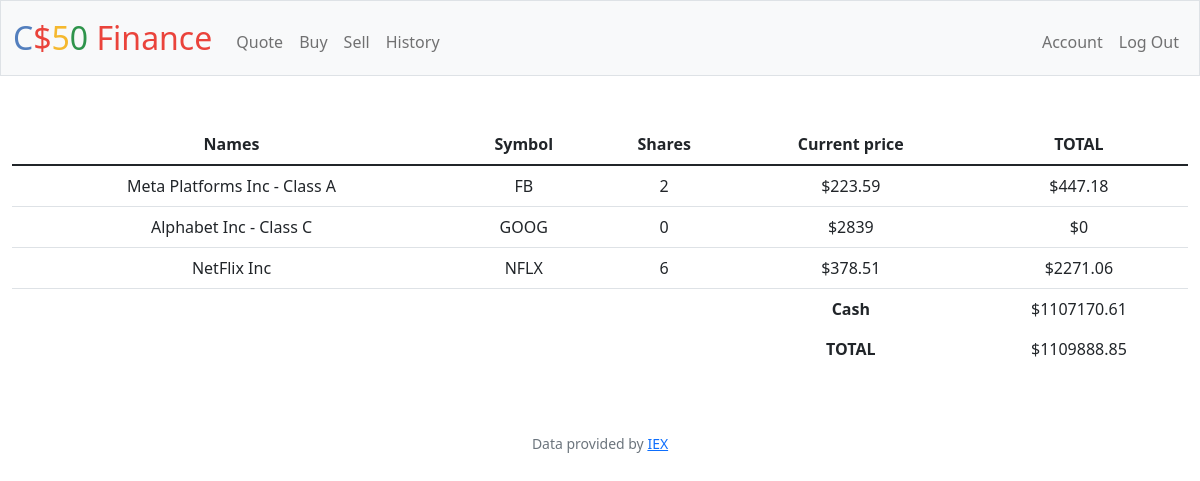
The page / (signed in) on the database its author committed.
### tables this page shows
CREATE TABLE wallets (
    ownID INTEGER PRIMARY KEY AUTOINCREMENT NOT NULL,
    symbol TEXT NOT NULL,
    shares INTEGER NOT NULL,
    value INTEGER NOT NULL,
    total INTEGER NOT NULL,
    name TEXT NOT NULL,
    idName INTEGER NOT NULL,
    FOREIGN KEY (idName) REFERENCES users(id)
);

### app.py (the view)
@app.route("/")
@login_required
def index():
    current_user = session["user_id"]
    total = 0
    i = 0
    wallet_list = db.execute("SELECT * FROM wallets WHERE idName = ?", current_user)
    row2 = db.execute("SELECT cash FROM users WHERE id = ?", current_user)
    current_cash_float = row2[0]["cash"]
    current_cash = round(current_cash_float, 2)
    total_row = db.execute("SELECT total FROM wallets WHERE idName = ?", current_user)
    for row in total_row:
        tmp = total_row[i]["total"]
        total += tmp
        i += 1
    totaltotal_f = total + current_cash
    totaltotal = round(totaltotal_f, 2)
    return render_template("index.html", wallet=wallet_list, cash=current_cash, total=total, totaltotal=totaltotal)

### app.py (called while the page is built)
@app.after_request
def after_request(response):
    response.headers["Cache-Control"] = "no-cache, no-store, must-revalidate"
    response.headers["Expires"] = 0
    response.headers["Pragma"] = "no-cache"
    return response

### helpers.py (called while the page is built)
def login_required(f):
    @wraps(f)
    def decorated_function(*args, **kwargs):
        if session.get("user_id") is None:
            return redirect("/login")
        return f(*args, **kwargs)
    return decorated_function

### templates/index.html (shortened to what this page needs)
{% extends "layout.html" %}
{% block main %}
    <table class="table">
        <thead>
            <tr>
                <th>Names</th>
                <th>Symbol</th>
                <th>Shares</th>
                <th>Current price</th>
                <th>TOTAL</th>
            </tr>
        </thead>
        <tbody>
            {% for row in wallet %}
                <tr>
                    <td>{{ row.name }}</td>
                    <td>{{ row.symbol }}</td>
                    <td>{{ row.shares }}</td>
                    <td>${{ row.value }}</td>
                    <td>${{ row.total }}</td>
                </tr>
            {% endfor %}
                <tr>
                    <td class="no-border"></td>
                    <td class="no-border"></td>
                    <td class="no-border"></td>
                    <td class="no-border"><b>Cash</b></td>
                    <td class="no-border">${{ cash }}</td>
                </tr>
                <tr>
                    <td class="no-border"></td>
                    <td class="no-border"></td>
                    <td class="no-border"></td>
                    <td class="no-border"><b>TOTAL</b></td>
                    <td class="no-border">${{ totaltotal }}</td>
                </tr>
        </tbody>
    </table>
{% endblock %}

### templates/layout.html (shortened to what this page needs)
<!DOCTYPE html>
<html lang="en">
    <head>
        <link href="https://cdn.jsdelivr.net/npm/bootstrap@5.1.3/dist/css/bootstrap.min.css" rel="stylesheet">
        <link rel="stylesheet" href="https://cdn.jsdelivr.net/npm/bootstrap-icons@1.5.0/font/bootstrap-icons.css">
        <link href="/static/styles.css" rel="stylesheet">
    </head>
    <body>
        <nav class="bg-light border navbar navbar-expand-md navbar-light">
            <div class="container-fluid">
                <a class="navbar-brand" href="/"><span class="blue">C</span><span class="red">$</span><span class="yellow">5</span><span class="green">0</span> <span class="red">Finance</span></a>
                <div class="collapse navbar-collapse" id="navbar">
                    {% if session["user_id"] %}
                        <ul class="navbar-nav me-auto mt-2">
                            <li class="nav-item"><a class="nav-link" href="/quote">Quote</a></li>
                            <li class="nav-item"><a class="nav-link" href="/buy">Buy</a></li>
                            <li class="nav-item"><a class="nav-link" href="/sell">Sell</a></li>
                            <li class="nav-item"><a class="nav-link" href="/history">History</a></li>
                        </ul>
                        <ul class="navbar-nav ms-auto mt-2">
                            <li class="nav-item"><a class="nav-link" href="/account">Account</a></li>
                            <li class="nav-item"><a class="nav-link" href="/logout">Log Out</a></li>
                        </ul>
                    {% else %}
                        <ul class="navbar-nav ms-auto mt-2">
                            <li class="nav-item"><a class="nav-link" href="/register">Register</a></li>
                            <li class="nav-item"><a class="nav-link" href="/login">Log In</a></li>
                        </ul>
                    {% endif %}
                </div>
            </div>
        </nav>
        <main class="container-fluid py-5 text-center">
            {% block main %}{% endblock %}
        </main>
        <footer class="mb-5 small text-center text-muted">
            Data provided by <a href="https://iexcloud.io/">IEX</a>
        </footer>
    </body>
</html>

### static/styles.css (style rules this page uses)
nav .navbar-brand { font-size: xx-large; }
nav .navbar-brand .blue { color: #537fbe; }
nav .navbar-brand .red { color: #ea433b; }
nav .navbar-brand .yellow { color: #f5b82e; }
nav .navbar-brand .green { color: #2e944b; }
.no-border { border-style: none; }

### rows shown on the page
wallets: name "Meta Platforms Inc - Class A", symbol "FB", shares "2", value "223.59", total "447.18"
wallets: name "Alphabet Inc - Class C", symbol "GOOG", shares "0", value "2839", total "0"
wallets: name "NetFlix Inc", symbol "NFLX", shares "6", value "378.51", total "2271.06"

### other values the page prints
{{ cash }} "1107170.61"
{{ totaltotal }} "1109888.85"
